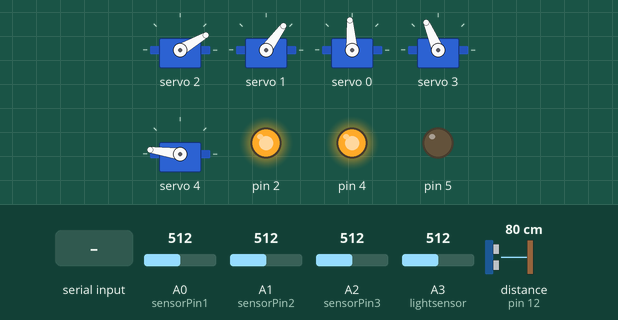
Bench run of a sketch on a simulated Arduino Uno, built with avr-gcc and run on an emulated ATmega328P. Shown: 5 × servo, output pins drawn as LEDs (lit = HIGH). The inputs (shaded band) are chosen by the test bench; at power-on: A0 (sensorPin1) = 512, A1 (sensorPin2) = 512, A2 (sensorPin3) = 512, A3 (lightsensor) = 512, distance to the obstacle (sensor on pin 12) 80 cm. The echo pulse lasts 58.3 µs per cm; what the sketch prints to the serial monitor is not drawn.

Above: at 5.7 s.
5.8 s: "neck100\n" received over Serial
At 8.2 s:
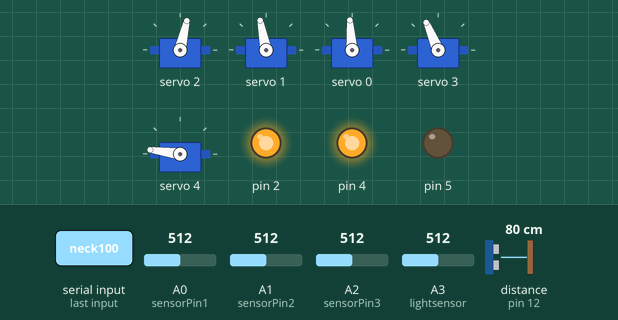
8.8 s: "leud\n" received over Serial
At 10.3 s:
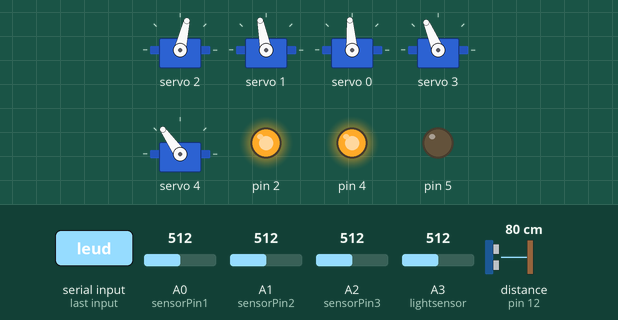
11.8 s: "neck200\n" received over Serial
At 14.5 s:
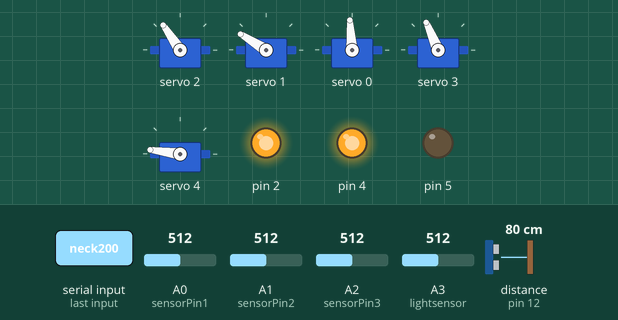
14.8 s: "neck300\n" received over Serial
At 16.8 s:
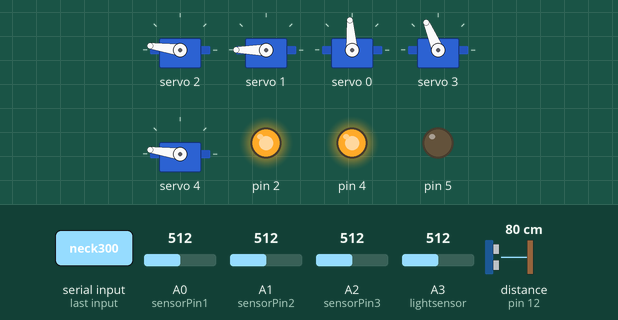
17.8 s: "neckdown\n" received over Serial
At 19.28 s:
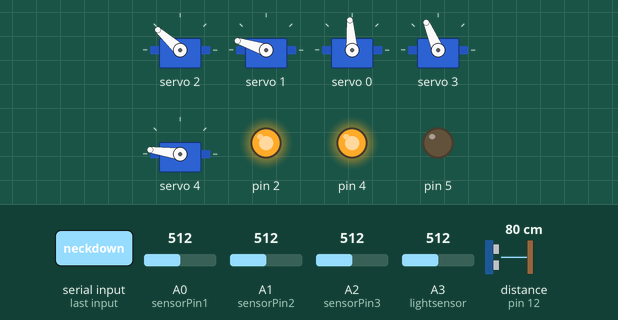
20.8 s: "left100\n" received over Serial
At 23.1 s:
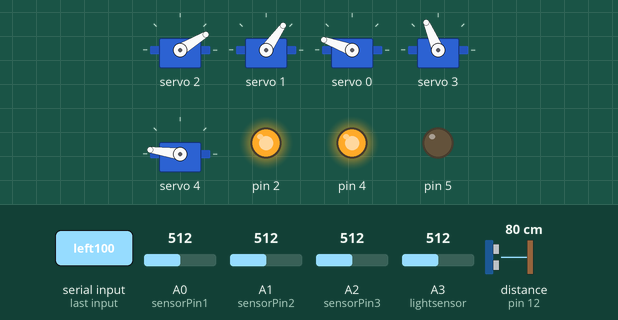
Timing chart, 0 to 24.6 s (numbered marks = the images above; inputs shaded):
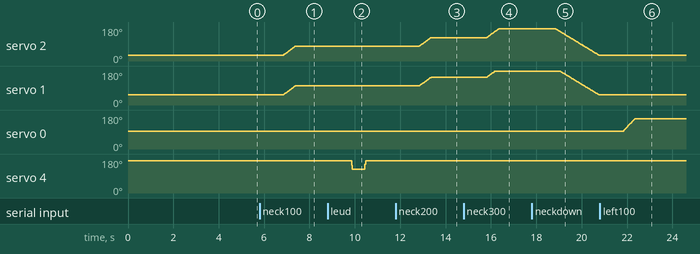

The sketch:

Wall_E_V1.ino
```cpp
/***************************************************
WALL-E os v1.1
Engineer: Matthew Dwaine Hakin
Date:     November 27, 2021

 ****************************************************/

#include <Wire.h>
#include <Adafruit_PWMServoDriver.h>
#include "SR04.h"

// called this way, it uses the default address 0x40
Adafruit_PWMServoDriver pwm = Adafruit_PWMServoDriver();


int sensorPin1 = A0;    // select the input pin for the potentiometer
int sensorPin2 = A1;    // select the input pin for the potentiometer
int sensorPin3 = A2;    // select the input pin for the potentiometer
int lightsensor = A3;    // select the input pin for the potentiometer


int sensorValue1 = 0;  // variable to store the value coming from the sensor
int sensorValue2 = 0;  // variable to store the value coming from the sensor
int sensorValue3 = 0;  // variable to store the value coming from the sensor

int lightsensorValue = 0;  // variable to store the value coming from the sensor

// Distance sensor
#define TRIG_PIN 12
#define ECHO_PIN 11

#define SERVOMIN  150 // This is the 'minimum' pulse length count (out of 4096)
#define SERVOMAX  350 // This is the 'maximum' pulse length count (out of 4096)
#define USMIN  600 // This is the rounded 'minimum' microsecond length based on the minimum pulse of 150
#define USMAX  2400 // This is the rounded 'maximum' microsecond length based on the maximum pulse of 600
#define SERVO_FREQ 50 // Analog servos run at ~50 Hz updates


#define HEAD_SERVO_LEFT 490
#define HEAD_SERVO_RIGHT 160
#define HEAD_SERVO_FWD 310
#define HEAD_SERVO 0

int headTurn_currentPosition = HEAD_SERVO_FWD;

#define UPPER_NECK_UP 525
#define UPPER_NECK_DN 225
#define UPPER_NECK_SERVO 1
#define LOWER_NECK_UP 475
#define LOWER_NECK_DOWN 175
#define LOWER_NECK_SERVO 2

uint16_t current_neck_position = 0;


#define RIGHT_EYE_UP 450
#define RIGHT_EYE_DOWN 350
#define RIGHT_EYE_SERVO 3

uint16_t currentRightEyeValue = RIGHT_EYE_DOWN;


#define LEFT_EYE_UP 375
#define LEFT_EYE_DOWN 475
#define LEFT_EYE_SERVO 4

uint16_t currentLeftEyeValue = LEFT_EYE_DOWN;

// our servo # counter
uint8_t servonum = 7;
uint8_t servoDELAY = 10;

// Sonic Sensor
SR04 sr04 = SR04(ECHO_PIN,TRIG_PIN);
long a;

int currentposition = UPPER_NECK_DN;
int x = currentposition;

bool soundplay = false;

void serial_flush(void);
void readSerial();
void continiousloop();
void animate();
void look_left_or_right(int newHeadTurnPosition);
void neck_move(uint16_t newNeckPosition);
void animateEyes();
void lowerNeck(uint16_t newNeckPosition);
void uneckmove(uint16_t pos);
void loneckmove(uint16_t pos);
void right_eye_up_dn();
void left_eye_up_dn();
void blinkleft();
void blinkright();
void displaycommandlist();


void readSerial() {
  // Read incoming byte
  String cmd = Serial.readString();
  int test = cmd.indexOf("leud");
  int necktest100 = cmd.indexOf("neck100");
  int necktest200 = cmd.indexOf("neck200");
  int necktest300 = cmd.indexOf("neck300");
  int neckdown = cmd.indexOf("neckdown");
  int looklefttest100 = cmd.indexOf("left100");
  int lookcentertest = cmd.indexOf("center");
  int lookrighttest100 = cmd.indexOf("right100");
  int playonetest = cmd.indexOf("playone");
  int animateeyestest = cmd.indexOf("eyes");
  int cmdtest = cmd.indexOf("cmd");
  int animate1test = cmd.indexOf("a1");
  //Serial.println(necktest100);
  serial_flush();
  String formatted = cmd.substring(0, cmd.length() -1);
  x = cmd.toInt();
  // Serial.println(x);
  // Serial.println(cmd);
  // animate();

    //animate();
    if(test > -1)
    {
      left_eye_up_dn();
    }else if (formatted == "reud")
    {
      right_eye_up_dn();
    }else if (formatted == "bl")
    {
      blinkleft();
    }
    else if (formatted == "br")
    {
      blinkright();
    }else if (necktest100 > -1)
    {
      neck_move(100);
    }else if (necktest200 > -1)
    {
      neck_move(200);
    }
    else if (necktest300 > -1)
    {
      neck_move(300);
    }else if (neckdown > -1)
    {
      neck_move(1);
    }else if (playonetest > -1)
    {
      digitalWrite(5, HIGH);
      delay(100);
      digitalWrite(5, LOW);
    }else if (animateeyestest > -1)
    {
      animateEyes();
    }else if (cmdtest > -1)
    {
      displaycommandlist();
    }
    else if (animate1test > -1)
    {
      animate();
    }else if (looklefttest100 > -1)
    {

      look_left_or_right(450);
    }
    else if (lookrighttest100 > -1)
    {
      look_left_or_right(170);
    }
    else if(lookcentertest > -1)
    {
      look_left_or_right(310);
    }


  serial_flush();
 }

void displaycommandlist()
{
  Serial.println("Print Command List : cmd");
  Serial.println("Left Eye move up and down : leud");
  Serial.println("Right Eye move up and down : reud");
  Serial.println("Both Eyes move up and down : eyes");
  Serial.println("Move Neck up 100 : neck100");
  Serial.println("Move Neck up 200 : neck200");
  Serial.println("Move Neck up 300 : neck300");
  Serial.println("Move Neck down : neckdown");
  Serial.println("Look left 100% : left100");
  Serial.println("Look right 100% : right100");
  Serial.println("Look center : center");
  Serial.println("Blink Right Eye : br");
  Serial.println("Blink Left Eye : bl");
  Serial.println("Animation Routine One : a1");
}


void right_eye_up_dn()
{
  for(int pulseln = 0; pulseln < 101;pulseln++)
  {
    if(!(pulseln + RIGHT_EYE_DOWN > RIGHT_EYE_UP))
    {
      pwm.setPWM(RIGHT_EYE_SERVO, 0, pulseln + RIGHT_EYE_DOWN);
    }


  }
  delay(500);

  for(int pulseln = 100; pulseln > 0;pulseln--)
  {

    pwm.setPWM(RIGHT_EYE_SERVO, 0, pulseln + RIGHT_EYE_DOWN);

  }
}

void left_eye_up_dn()
{
  for(int pulseln = 0; pulseln < 101;pulseln++)
  {
    int right_eye = LEFT_EYE_DOWN - pulseln;

    pwm.setPWM(LEFT_EYE_SERVO, 0, right_eye);

  }
  delay(500);

  for(int pulseln = 100; pulseln > 0;pulseln--)
  {
    int right_eye = LEFT_EYE_DOWN - pulseln;

    pwm.setPWM(LEFT_EYE_SERVO, 0, right_eye);

  }
}

void blinkleft()
{
  digitalWrite(2, LOW);
  delay(1000);
  digitalWrite(2, HIGH);
}
void blinkright()
{
  digitalWrite(4, LOW);
  delay(1000);
  digitalWrite(4, HIGH);
}

void animateEyes()
{
  for(int pulseln = 0; pulseln < 101;pulseln++)
  {
    int right_eye = LEFT_EYE_DOWN - pulseln;
    pwm.setPWM(RIGHT_EYE_SERVO, 0, pulseln+ RIGHT_EYE_DOWN);
    pwm.setPWM(LEFT_EYE_SERVO, 0, right_eye);

  }
  delay(1000);

  for(int pulseln = 100; pulseln > 0;pulseln--)
  {
    int right_eye = LEFT_EYE_DOWN - pulseln;
    pwm.setPWM(RIGHT_EYE_SERVO, 0, pulseln+ RIGHT_EYE_DOWN);
    pwm.setPWM(LEFT_EYE_SERVO, 0, right_eye);

  }


}


void look_left_or_right(int newHeadTurnPosition)
{

  if(headTurn_currentPosition < newHeadTurnPosition && newHeadTurnPosition < HEAD_SERVO_LEFT)
  {
    for(uint16_t pulselen = headTurn_currentPosition; pulselen < newHeadTurnPosition; pulselen++)
    {

      pwm.setPWM(HEAD_SERVO, 0, pulselen);
      delay(3);
    }
  }else if(headTurn_currentPosition > newHeadTurnPosition && newHeadTurnPosition > HEAD_SERVO_RIGHT)
  {
    for(uint16_t pulselen = headTurn_currentPosition; pulselen > newHeadTurnPosition; pulselen--)
    {
      pwm.setPWM(HEAD_SERVO, 0, pulselen);
      delay(3);
    }
  }
  headTurn_currentPosition = newHeadTurnPosition;
}

void uneckmove(uint16_t pos)
{
  pwm.setPWM(UPPER_NECK_SERVO, 0, pos + UPPER_NECK_DN);
}

void loneckmove(uint16_t pos)
{
  pwm.setPWM(LOWER_NECK_SERVO, 0, pos + LOWER_NECK_DOWN);
}

void neck_move(uint16_t newNeckPosition)
{
  if (current_neck_position < newNeckPosition && newNeckPosition <= 300)
  {
    for(uint16_t pulseln = current_neck_position; pulseln < newNeckPosition; pulseln++)
    {

      loneckmove(pulseln);
      delay(4);
      uneckmove(pulseln);


    }
      current_neck_position = newNeckPosition;
      /* delay(500);
      look_left_or_right(450);
      delay(1000);
      look_left_or_right(170);
      delay(1000);
      look_left_or_right(310);
      delay(500);
      animateEyes();
      delay(500);
      lowerNeck(0); */


  }else if (current_neck_position > newNeckPosition && newNeckPosition >= 0)
  {
    for(uint16_t pulseln = current_neck_position; pulseln > newNeckPosition; pulseln--)
    {
      pwm.setPWM(UPPER_NECK_SERVO, 0, pulseln + UPPER_NECK_DN);
      delay(5);
      pwm.setPWM(LOWER_NECK_SERVO, 0, pulseln + LOWER_NECK_DOWN);

    }
    current_neck_position = newNeckPosition;
  }


}

void lowerNeck(uint16_t newNeckPosition)
{
  for(uint16_t pulseln = current_neck_position; pulseln > newNeckPosition; pulseln--)
    {
      pwm.setPWM(UPPER_NECK_SERVO, 0, pulseln + UPPER_NECK_DN);

      pwm.setPWM(LOWER_NECK_SERVO, 0, pulseln + LOWER_NECK_DOWN);
      delay(5);

    }
    current_neck_position = newNeckPosition;
}


void move(int newPosition)
{
  if(newPosition > currentposition)
  {
    for (uint16_t pulselen = currentposition; pulselen < newPosition; pulselen++) {
      pwm.setPWM(LOWER_NECK_SERVO, 0, pulselen);

      delay(servoDELAY);
    }
    currentposition = newPosition;
  }else if(newPosition < currentposition)
  {
    for (uint16_t pulselen = currentposition; pulselen > newPosition; pulselen--) {
      pwm.setPWM(LOWER_NECK_SERVO, 0, pulselen);

      delay(servoDELAY);
    }
    currentposition = newPosition;
  }
}


void serial_flush(void) {
  while (Serial.available()) Serial.read();
}


void setup() {
  Serial.begin(9600);
  Serial.println("8 channel Servo test!");
  pinMode(2, OUTPUT);
  digitalWrite(2, HIGH);
  pinMode(4, OUTPUT);
  digitalWrite(4, HIGH);
  pinMode(5, OUTPUT);
  digitalWrite(5, LOW);
  digitalWrite(6, LOW);
  pwm.begin();
  soundplay = false;

  pwm.setOscillatorFrequency(27000000);
  pwm.setPWMFreq(SERVO_FREQ);  // Analog servos run at ~50 Hz updates
  pwm.setPWM(LOWER_NECK_SERVO, 0, LOWER_NECK_DOWN);
  pwm.setPWM(UPPER_NECK_SERVO, 0, UPPER_NECK_DN);
  pwm.setPWM(HEAD_SERVO, 0, HEAD_SERVO_FWD);
  pwm.setPWM(RIGHT_EYE_SERVO, 0, RIGHT_EYE_DOWN);
  pwm.setPWM(LEFT_EYE_SERVO, 0, LEFT_EYE_DOWN);

  delay(100);
   currentposition = LOWER_NECK_DOWN;
  //uint8_t p = pwm.readPrescale();
  Serial.println("<WALL_E os v1.1>");
  delay(500);
  Serial.print("int systems");
  delay(500);
  Serial.print(".");
  delay(500);
  Serial.print(".");
  delay(500);
  Serial.print(".");
  delay(500);
  Serial.print(".");
  delay(500);
  Serial.print(".");
  Serial.print("\n");
  delay(1000);
  Serial.println("System initialized<>");
  Serial.print("\n");
  Serial.println("This is version 1.1 of WALL-E os.");
  Serial.println("Engineer: Matthew Dawine Hakin");
  Serial.println("Date: November 27, 2021");
  Serial.print("\n");

  displaycommandlist();


  //neck_move(current_neck_position);
  // move(currentposition);

}


// You can use this function if you'd like to set the pulse length in seconds
// e.g. setServoPulse(0, 0.001) is a ~1 millisecond pulse width. It's not precise!
void setServoPulse(uint8_t n, double pulse) {
  double pulselength;

  pulselength = 1000000;   // 1,000,000 us per second
  pulselength /= SERVO_FREQ;   // Analog servos run at ~60 Hz updates
  //Serial.print(pulselength); Serial.println(" us per period");
  pulselength /= 4096;  // 12 bits of resolution
  //Serial.print(pulselength); Serial.println(" us per bit");
  pulse *= 1000000;  // convert input seconds to us
  pulse /= pulselength;
  Serial.println(pulse);
  //pwm.setPWM(n, 0, pulse);
}


void loop() {
if (Serial.available() > 0){
    readSerial();
    //animate();
  }


  sensorValue1 = analogRead(sensorPin1); // y
  sensorValue2 = analogRead(sensorPin2); // x
  sensorValue3 = analogRead(sensorPin3); // joystick switch
  lightsensorValue = analogRead(lightsensor); // light

  /* if(sensorPin3 == 0)
  {
    soundplay = true;
    Serial.println("soundplay = true");
    Serial.print("Switch val: ");
   Serial.println(sensorValue3);
  }
  if(soundplay == true)
  {
    //digitalWrite(5, HIGH);
    soundplay = false;
    delay(1000);
    Serial.println("soundplay = false");
    Serial.print("Switch val: ");
   Serial.println(sensorValue3);
    //digitalWrite(5, LOW);

  } */

   /* Serial.print("Y Value: ");
   Serial.println(sensorValue1);
   Serial.print("X Value: ");
   Serial.println(sensorValue2); */
   /* Serial.print("Switch val: ");
   Serial.println(sensorValue3); */

   /* Serial.print("Light Sensor Val: ");
   Serial.println(lightsensorValue);
 */
  /* digitalWrite(6, HIGH);
  delay(1000);
  digitalWrite(6, LOW);
  delay(1000); */

    a=sr04.Distance();
   //Serial.print(a);
   //Serial.println("cm");
   //delay(1000);

}


void animate()
{
  int newposition = currentposition;

  newposition = 360;
  move(newposition);
  delay(1000);


  digitalWrite(2, HIGH);
  delay(3000);
  digitalWrite(4, HIGH);


  newposition = 260;
  move(newposition);
  delay(2000);

  newposition = 160;
  move(newposition);
  delay(4000);

  newposition = 260;
  move(newposition);
  delay(2000);

  digitalWrite(2, LOW);
  digitalWrite(4, LOW);
}
```

Measured:
- after the input at 5.8 s, servo 2: moves from 30° to 77° over 0.53 s, starting after 1.0 s; servo 1: moves from 54° to 101° over 0.52 s, starting after 1.1 s
- after the input at 8.8 s, servo 4: 172° → 125° after 1.1 s, → 172° 0.58 s later
- after the input at 11.8 s, servo 2: moves from 77° to 124° over 0.53 s, starting after 1.0 s; servo 1: moves from 101° to 148° over 0.52 s, starting after 1.0 s
- after the input at 14.8 s, servo 2: moves from 124° to 172° over 0.54 s, starting after 1.0 s; servo 1: moves from 148° to 180° over 0.35 s, starting after 1.0 s
- after the input at 17.8 s, servo 2: moves from 172° to 31° over 1.9 s, starting after 1.0 s; servo 1: moves from 180° to 55° over 1.7 s, starting after 1.3 s
- after the input at 20.8 s, servo 0: moves from 94° to 160° over 0.51 s, starting after 1.0 s
